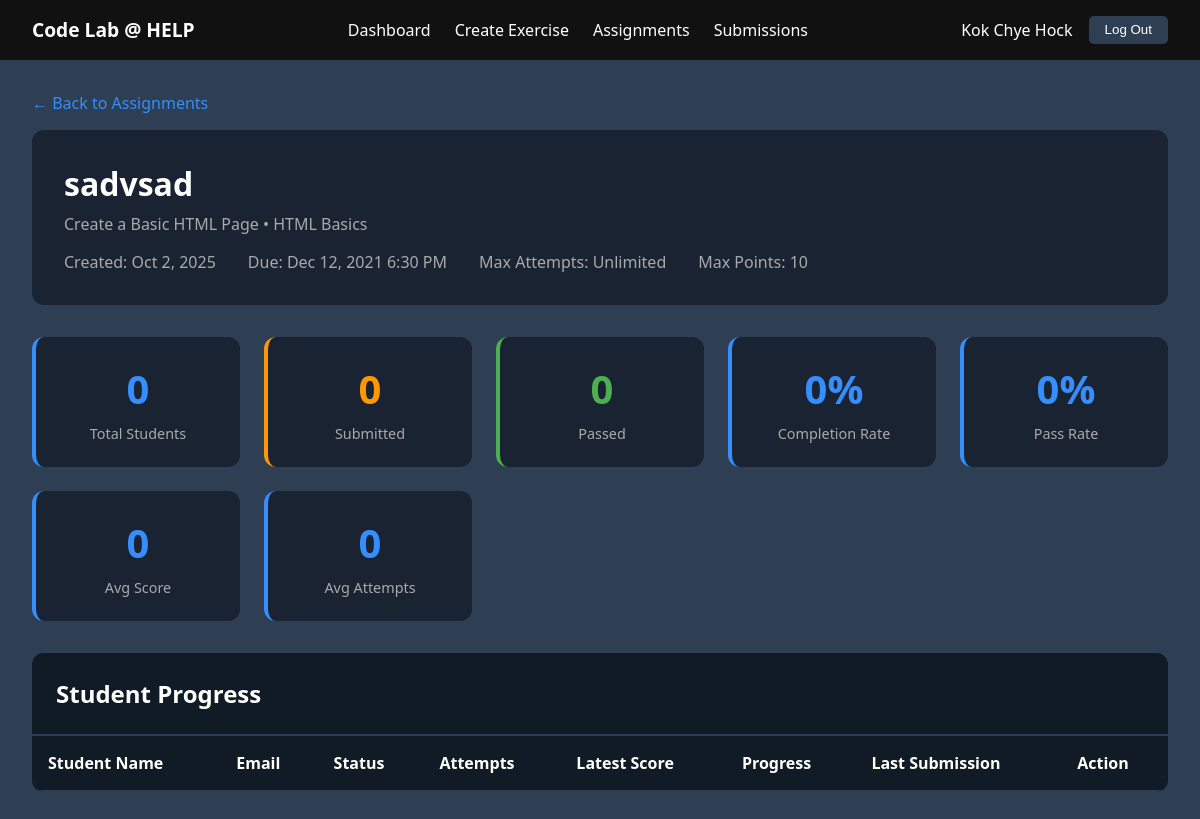
/PHP/assignment_analytics.php?id=2 (signed in), run on the app's committed database.
### tables this page shows
CREATE TABLE `assignments` (
  `id` int(10) UNSIGNED NOT NULL,
  `exercise_id` int(10) UNSIGNED NOT NULL,
  `instructor_id` int(10) UNSIGNED NOT NULL,
  `student_id` int(10) UNSIGNED DEFAULT NULL,
  `title` varchar(200) NOT NULL,
  `description` text DEFAULT NULL,
  `due_date` datetime DEFAULT NULL,
  `status` enum('pending','submitted','graded') DEFAULT 'pending',
  `grade` int(11) DEFAULT NULL,
  `feedback` text DEFAULT NULL,
  `submitted_at` datetime DEFAULT NULL,
  `graded_at` datetime DEFAULT NULL,
  `updated_at` timestamp NOT NULL DEFAULT current_timestamp() ON UPDATE current_timestamp(),
  `created_at` timestamp NOT NULL DEFAULT current_timestamp()
);

CREATE TABLE `exercises` (
  `id` int(10) UNSIGNED NOT NULL,
  `lesson_id` int(10) UNSIGNED NOT NULL,
  `title` varchar(200) NOT NULL,
  `description` text DEFAULT NULL,
  `instructions` text NOT NULL,
  `starter_code` text DEFAULT NULL,
  `solution_code` text DEFAULT NULL,
  `test_cases` longtext DEFAULT NULL CHECK (json_valid(`test_cases`)),
  `hints` longtext DEFAULT NULL CHECK (json_valid(`hints`)),
  `points` int(11) DEFAULT 10,
  `difficulty` enum('easy','medium','hard') DEFAULT 'easy',
  `order_index` int(11) DEFAULT 0,
  `created_at` timestamp NOT NULL DEFAULT current_timestamp()
);

CREATE TABLE `lessons` (
  `id` int(10) UNSIGNED NOT NULL,
  `title` varchar(200) NOT NULL,
  `description` text DEFAULT NULL,
  `category` enum('frontend','backend','fullstack') NOT NULL,
  `difficulty` enum('beginner','intermediate','advanced') DEFAULT 'beginner',
  `content_type` enum('video','text','interactive') DEFAULT 'text',
  `duration_minutes` int(11) DEFAULT 0,
  `order_index` int(11) DEFAULT 0,
  `is_published` tinyint(1) DEFAULT 1,
  `created_by` int(10) UNSIGNED DEFAULT NULL,
  `created_at` timestamp NOT NULL DEFAULT current_timestamp(),
  `updated_at` timestamp NOT NULL DEFAULT current_timestamp() ON UPDATE current_timestamp()
);

### PHP/assignment_analytics.php (the view, shortened to what this page needs)
<?php
include 'db_connect.php';
$instructor_id = $_SESSION['user_id'];
$instructor_name = $_SESSION['full_name'];
$assignment_id = isset($_GET['id']) ? intval($_GET['id']) : 0;
$assignment_query = "
    SELECT
        a.*,
        e.title as exercise_title,
        e.points as max_points,
        l.title as lesson_title
    FROM assignments a
    JOIN exercises e ON e.id = a.exercise_id
    JOIN lessons l ON l.id = e.lesson_id
    WHERE a.id = ? AND a.instructor_id = ?
";
$stmt = $conn->prepare($assignment_query);
$stmt->bind_param("ii", $assignment_id, $instructor_id);
$stmt->execute();
$assignment = $stmt->get_result()->fetch_assoc();
$stats = [
    'total' => 0,
    'submitted' => 0,
    'in_progress' => 0,
    'pending' => 0,
    'passed' => 0,
    'avg_score' => 0,
    'avg_attempts' => 0
];
$total_score = 0;
$total_attempts = 0;
$score_count = 0;
$stats['avg_score'] = $score_count > 0 ? round($total_score / $score_count, 1) : 0;
$stats['avg_attempts'] = $stats['total'] > 0 ? round($total_attempts / $stats['total'], 1) : 0;
$stats['completion_rate'] = $stats['total'] > 0 ? round(($stats['submitted'] / $stats['total']) * 100, 1) : 0;
$stats['pass_rate'] = $stats['submitted'] > 0 ? round(($stats['passed'] / $stats['submitted']) * 100, 1) : 0;
?>
<!DOCTYPE html>
<html lang="en">
<head>
</head>
<body>
    <nav class="navbar">
        <div class="logo">Code Lab @ HELP</div>
        <ul class="nav-links">
            <li><a href="instructorDashboard.php">Dashboard</a></li>
            <li><a href="create_exercise.php">Create Exercise</a></li>
            <li><a href="manage_assignments.php">Assignments</a></li>
            <li><a href="view_submissions.php">Submissions</a></li>
        </ul>
        <div class="nav-icons">
            <span><?php echo htmlspecialchars($instructor_name); ?></span>
            <button class="logout-btn" onclick="confirmLogout()">Log Out</button>
        </div>
    </nav>
    <div class="container">
        <a href="manage_assignments.php" class="back-link">← Back to Assignments</a>
        <div class="page-header">
            <h1><?php echo htmlspecialchars($assignment['title']); ?></h1>
            <p style="color: #aaa; margin-top: 0.5rem;">
                <?php echo htmlspecialchars($assignment['exercise_title']); ?> •
                <?php echo htmlspecialchars($assignment['lesson_title']); ?>
            </p>
            <div class="assignment-meta">
                <span>Created: <?php echo date('M j, Y', strtotime($assignment['created_at'])); ?></span>
                <span>Due: <?php echo $assignment['due_date'] ? date('M j, Y g:i A', strtotime($assignment['due_date'])) : 'No deadline'; ?></span>
                <span>Max Attempts: <?php echo $assignment['max_attempts'] > 0 ? $assignment['max_attempts'] : 'Unlimited'; ?></span>
                <span>Max Points: <?php echo $assignment['max_points']; ?></span>
            </div>
        </div>
        <div class="stats-grid">
            <div class="stat-card">
                <div class="stat-value"><?php echo $stats['total']; ?></div>
                <div class="stat-label">Total Students</div>
            </div>
            <div class="stat-card warning">
                <div class="stat-value"><?php echo $stats['submitted']; ?></div>
                <div class="stat-label">Submitted</div>
            </div>
            <div class="stat-card success">
                <div class="stat-value"><?php echo $stats['passed']; ?></div>
                <div class="stat-label">Passed</div>
            </div>
            <div class="stat-card">
                <div class="stat-value"><?php echo $stats['completion_rate']; ?>%</div>
                <div class="stat-label">Completion Rate</div>
            </div>
            <div class="stat-card">
                <div class="stat-value"><?php echo $stats['pass_rate']; ?>%</div>
                <div class="stat-label">Pass Rate</div>
            </div>
            <div class="stat-card">
                <div class="stat-value"><?php echo $stats['avg_score']; ?></div>
                <div class="stat-label">Avg Score</div>
            </div>
            <div class="stat-card">
                <div class="stat-value"><?php echo $stats['avg_attempts']; ?></div>
                <div class="stat-label">Avg Attempts</div>
            </div>
        </div>
        <div class="students-container">
            <div class="table-header">
                <h2>Student Progress</h2>
            </div>
            <table>
                <thead>
                    <tr>
                        <th>Student Name</th>
                        <th>Email</th>
                        <th>Status</th>
                        <th>Attempts</th>
                        <th>Latest Score</th>
                        <th>Progress</th>
                        <th>Last Submission</th>
                        <th>Action</th>
                    </tr>
                </thead>
            </table>
        </div>
    </div>
</body>
</html>

### PHP/assignment_analytics.php (style rules this page uses)
* { margin: 0; padding: 0; box-sizing: border-box; }
body { font-family: 'Segoe UI', sans-serif; background-color: #2e3f54; color: white; }
.navbar { background-color: #111; padding: 1rem 2rem; display: flex; justify-content: space-between; align-items: center; }
.logo { color: white; font-weight: bold; font-size: 1.2rem; }
.nav-links { list-style: none; display: flex; gap: 1.5rem; }
.nav-links li a { color: white; text-decoration: none; }
.nav-icons { display: flex; align-items: center; gap: 1rem; }
.logout-btn { background-color: #2e3f54; color: white; border: none; padding: 0.4rem 1rem; border-radius: 5px; cursor: pointer; }
.container { max-width: 1600px; margin: 0 auto; padding: 2rem; }
.back-link { color: #358efb; text-decoration: none; display: inline-block; margin-bottom: 1rem; }
.page-header { background-color: #1a2332; padding: 2rem; border-radius: 12px; margin-bottom: 2rem; }
.page-header h1 { font-size: 2rem; margin-bottom: 0.5rem; }
.assignment-meta { display: flex; gap: 2rem; margin-top: 1rem; color: #aaa; }
.stats-grid { display: grid; grid-template-columns: repeat(auto-fit, minmax(180px, 1fr)); gap: 1.5rem; margin-bottom: 2rem; }
.stat-card { background-color: #1a2332; padding: 1.5rem; border-radius: 12px; text-align: center; border-left: 4px solid #358efb; }
.stat-value { font-size: 2.5rem; font-weight: bold; color: #358efb; }
.stat-label { color: #aaa; margin-top: 0.5rem; font-size: 0.9rem; }
.stat-card.success { border-left-color: #4caf50; }
.stat-card.success .stat-value { color: #4caf50; }
.stat-card.warning { border-left-color: #ff9800; }
.stat-card.warning .stat-value { color: #ff9800; }
.students-container { background-color: #1a2332; border-radius: 12px; overflow: hidden; }
.table-header { padding: 1.5rem; background-color: #111b25; border-bottom: 2px solid #2e3f54; }
table { width: 100%; border-collapse: collapse; }
thead { background-color: #111b25; }
th { padding: 1rem; text-align: left; font-weight: bold; border-bottom: 2px solid #2e3f54; }

### data on the page
assignments: title "sadvsad", exercise.title "Create a Basic HTML Page", lessons.title "HTML Basics", created_at "Oct 2, 2025", due_date "Dec 12, 2021 6:30 PM", exercise.points "10"

### other printed values
$instructor_name "Kok Chye Hock"
$stats['total'] "0"
$stats['submitted'] "0"
$stats['passed'] "0"
$stats['completion_rate'] "0"
$stats['pass_rate'] "0"
$stats['avg_score'] "0"
$stats['avg_attempts'] "0"
